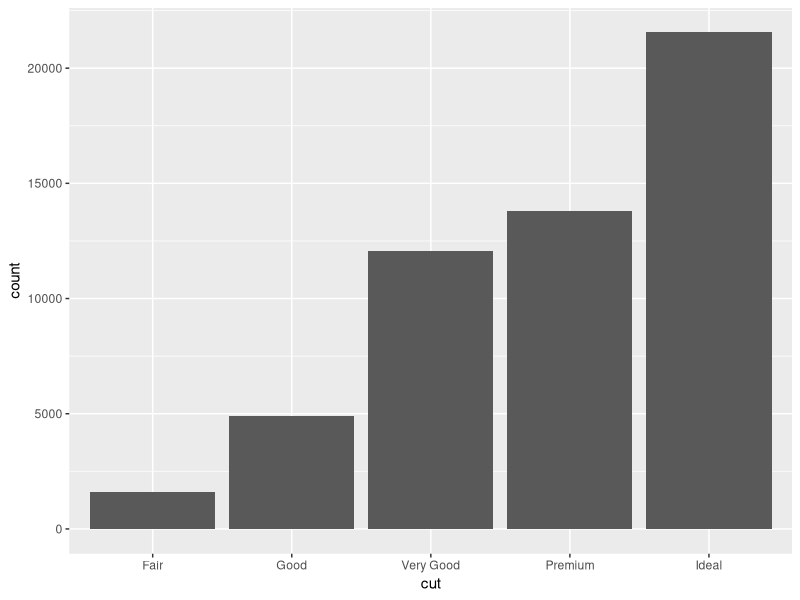
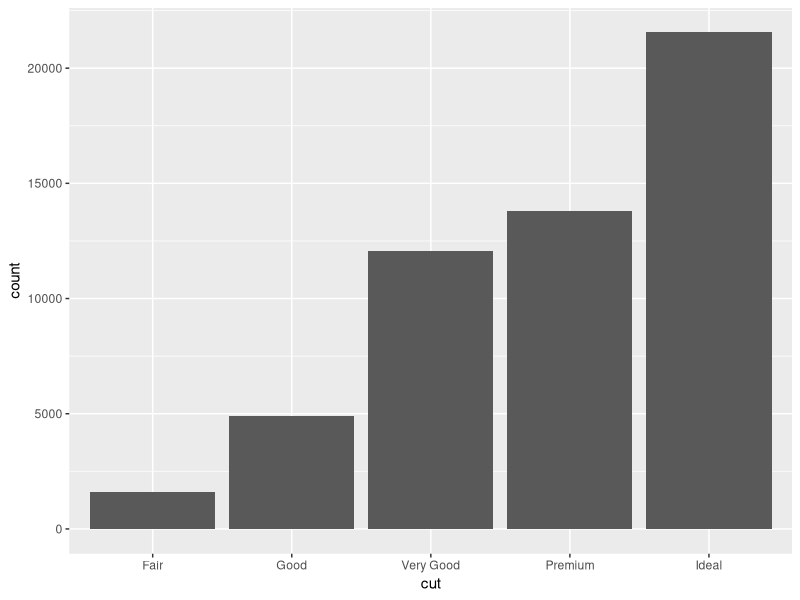
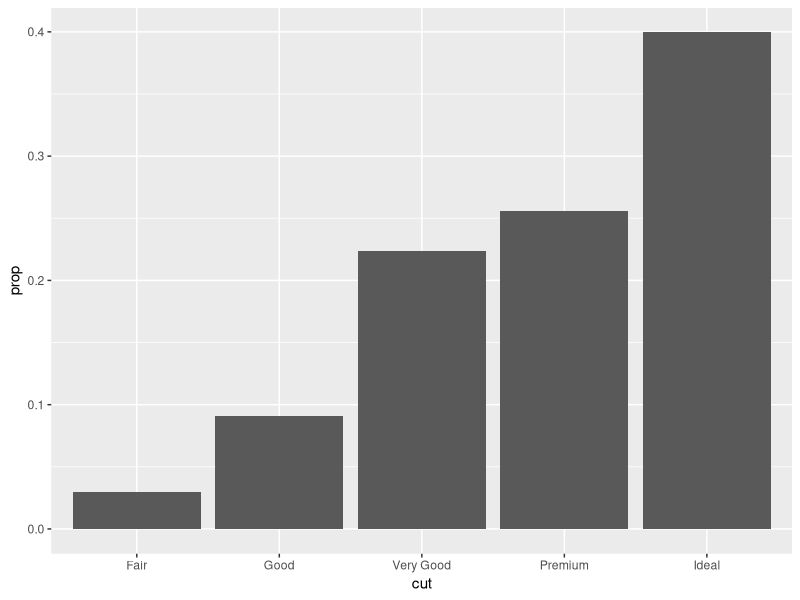
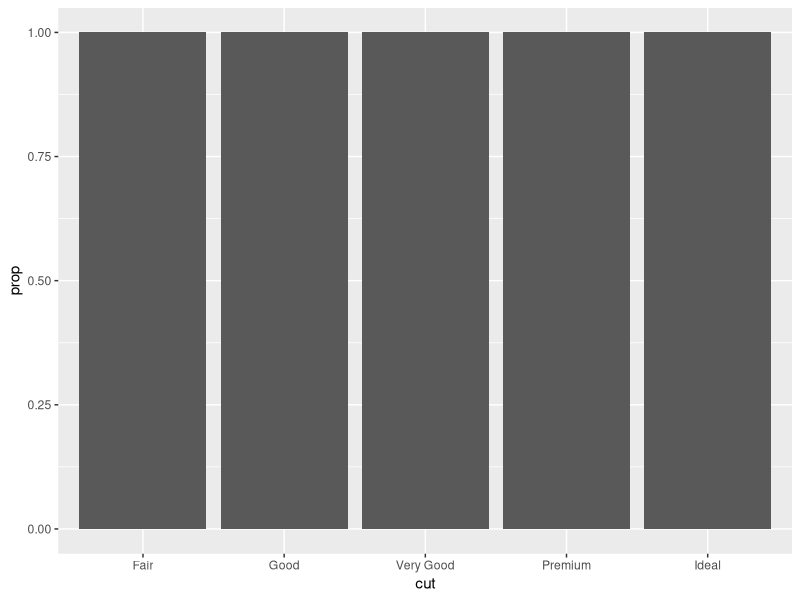
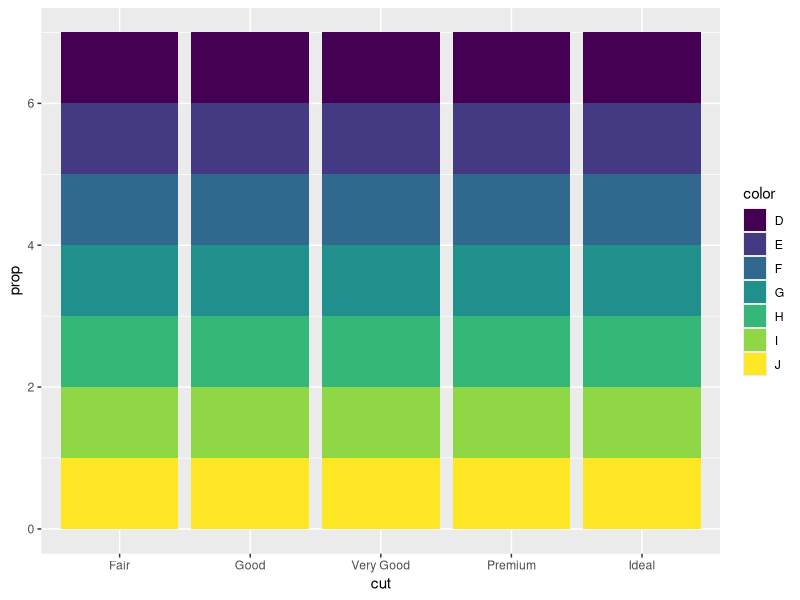
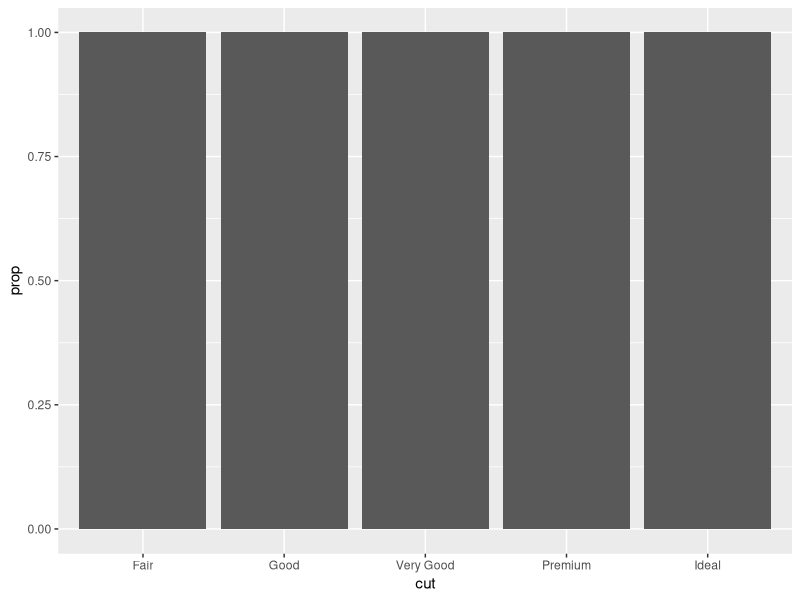
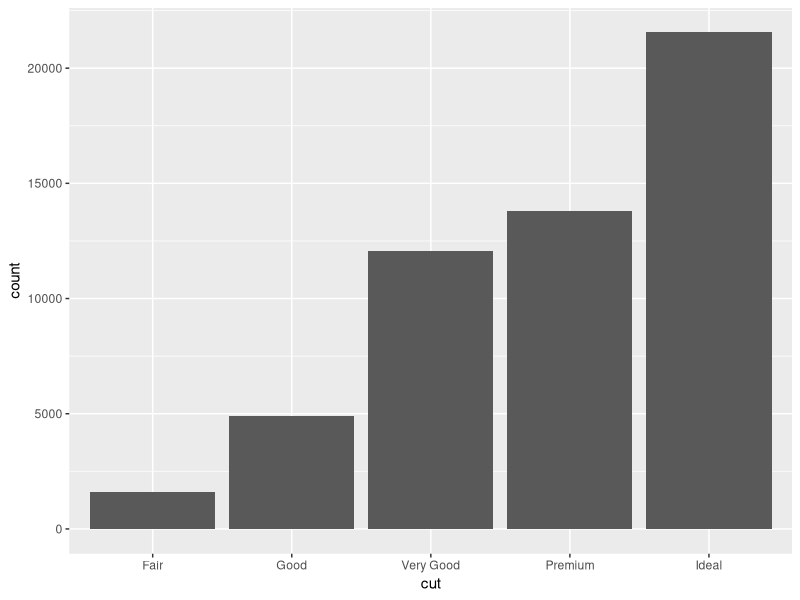
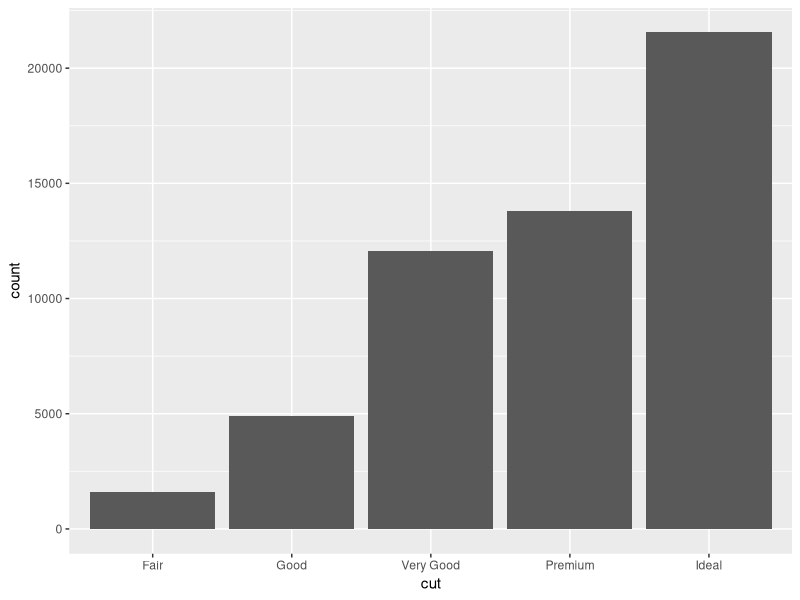

Reproduce these figures in R, in order.
## ---- chunk 1
knitr::opts_chunk$set(echo = TRUE)
## ---- chunk 2

########################################################
#### Read Chapter 12: http://r4ds.had.co.nz/transform.html
#### Read http://stat545.com/block015_graph-dos-donts.html
####
#### We will go over HW3 and talk through each problem.
####
#### Any questions from last week? 
#### {Boolean logic, start of tidyverse, pipes, package install}
######################################################
## ---- chunk 3
library(tidyverse)  # first load the package
## dplyr
## => filter, select, mutate, group_by, tally, summarize, arrange, unique, na.omit
data(iris)
iris %>% select(Sepal.Length) %>% unlist() %>% mean()
mean(iris$Sepal.Length)
iris %>% summarize(mean.SL = mean(Sepal.Length))
## Mean Sepal.Length per species
iris %>% 
  group_by(Species) %>% 
  summarize(mean(Sepal.Length),
            median.SL = median(Sepal.Length))

iris %>% arrange(Sepal.Length, Sepal.Width)
iris %>% arrange(desc(Sepal.Length))
## ---- chunk 4

## ggplot2
## => data + geom + aesthetics
## geom_point, geom_histogram, geom_line, geom_boxplot, geom_violin

## Name conflicts in package functions (e.g. filter and lag in tidyverse)
?filter
dplyr::filter
stats::filter
my_filter <- dplyr::filter
filter <- dplyr::filter

#=============================================================
## Back to ggplot2!
#=============================================================

## ggplot(data = <DATA>) +
##   <GEOM_FUNCTION>(
##     mapping = aes(<MAPPINGS>),
##     stat = <STAT>,
##     position = <POSITION>
##   ) +
##   <COORDINATE_FUNCTION> +
##   <FACET_FUNCTION>

## ---- chunk 5
#=============================================================
## ggplot2: Statistical transformations
#=============================================================

library(tidyverse)
data(diamonds)

## What is plotted here? Where does count come from?
## Histograms, barplots, frequency polygons, smoothers, boxplots, ...
ggplot(diamonds) +
  geom_bar(aes(x = cut))
## ---- chunk 6

ggplot(diamonds) +
  stat_count(aes(x = cut))

## ---- chunk 7

## We can override default stat for a given geom
ggplot(data = diamonds) +
  geom_bar(mapping = aes(x = cut, y = ..prop.., group = 1))

## ---- chunk 8

## What happens if we don't set group = 1 above?
## What is wrong with the following two graphs?
ggplot(data = diamonds) +
  geom_bar(mapping = aes(x = cut, y = ..prop..))
ggplot(data = diamonds) +
  geom_bar(mapping = aes(x = cut, fill = color, y = ..prop..))
ggplot(data = diamonds) +
  geom_bar(mapping = aes(x = cut, y = ..prop..))
## ---- chunk 9

## We can even explicitly use stat_## instead of the geom
## By default, each stat is associated with a geom and vice versa
ggplot(data = diamonds) +
  stat_count(mapping = aes(x = cut))
ggplot(data = diamonds) +
  geom_bar(mapping = aes(x = cut))

ggplot(data = diamonds) +
  stat_summary(
    mapping = aes(x = cut, y = depth),
    fun.ymin = min,
    fun.ymax = max,
    fun.y = median
  )

## ---- chunk 10
## Stacked versus side-by-side barplots
ggplot(data = diamonds) +
  geom_bar(mapping = aes(x = cut, fill = clarity))
ggplot(data = diamonds) +
  geom_bar(mapping = aes(x = cut, fill = clarity), position="fill")
ggplot(data = diamonds) +
  geom_bar(mapping = aes(x = cut, fill = clarity), position="dodge")
## ---- chunk 11


## geom_smooth: What variables does stat_smooth compute? 
## What parameters control its behavior?

ggplot(diamonds, aes(x=carat, y=price, color=cut)) +
  geom_point() +
  geom_smooth(aes(fill=cut), alpha=0.5)

ggplot(diamonds, aes(x=carat, y=price, color=cut)) +
  geom_point() +
  geom_smooth(aes(fill=cut), alpha=0.5, method="lm")

  # ?geom_smooth

## ---- chunk 12
#=============================================================
## ggplot2: Some other tricks
#=============================================================

## What to do about overplotting?
## Look at the parameters to control the amount of jittering
data(mpg)
ggplot(data = mpg) +
  geom_point(mapping = aes(x = displ, y = hwy))
ggplot(data = mpg) +
  geom_point(mapping = aes(x = displ, y = hwy), position = "jitter")
ggplot(data = mpg) +
  geom_jitter(mapping = aes(x = displ, y = hwy))
ggplot(data = mpg) +
  geom_count(mapping = aes(x = displ, y = hwy))
ggplot(data = mpg) +
  geom_point(mapping = aes(x = displ, y = hwy), alpha=0.25)
## ---- chunk 13

## Facets: smaller plots that display a subset of the data
## Useful for exploring conditional relationships and large data
## facet_wrap
ggplot(data = mpg) +
  geom_point(mapping = aes(x = displ, y = hwy)) +
  facet_grid(~trans)
## ---- chunk 14
## What is the difference between facet_wrap and facet_grid?
ggplot(data = mpg) +
  geom_point(mapping = aes(x = displ, y = hwy)) +
  facet_wrap(~trans)
## ---- chunk 15

## What happens if you facet on a continuous variable?

ggplot(data = mpg) +
  geom_point(mapping = aes(x = displ, y = hwy)) +
  facet_wrap(~cty)
## ---- chunk 16

## coordinates in ggplot: can flip axes with coord_flip
ggplot(data = mpg) +
  geom_point(mapping = aes(x = displ, y = hwy))
ggplot(data = mpg) +
  geom_point(mapping = aes(x = displ, y = hwy)) +
  coord_flip()
## ---- chunk 17
## Saving figures: ggsave
g <- ggplot(data = mpg) +
  geom_point(mapping = aes(x = displ, y = hwy)) +
  coord_flip()
ggsave(g, filename="first_ggplot.pdf")
ggsave(filename="first_ggplot.pdf")  ## Save last plot

## ---- chunk 18
## Combining ggplot2 figures
# install.packages("cowplot")  ## Only do this once!
library(cowplot)
plot_grid(g, g, labels=c("A","B"))


## ---- chunk 19
#-------------------------------------------------------------
## In class: 
## Reproduce plots from example1_ggplot2.pdf, example2_ggplot2.pdf
#-------------------------------------------------------------


#=============================================================
## ggplot2 + forcats: Factors and group ordering
#=============================================================

## Working with factors and group order in ggplot: forcats
# install.packages("forcats")  ## not explicitly part of the tidyverse
library(forcats)

colors <- c("red","blue","green","green","red","blue","red","green","blue")
class(colors)
colors <- factor(colors)
print(colors)
class(colors)
# Each color is a level, and underlying each level is an integer associated with that
# level; red = 3, green = 2, blue = 1. The order of the levels is assigned
# alphabetically to the integer: b = 1, g = 2, r = 3.
colors <- factor(colors, levels = c("red","blue", "green"))
print(colors)
## ---- chunk 20

data(airquality)
airquality$Month <- factor(airquality$Month)
levels(airquality$Month)
ggplot(airquality, aes(Month, Temp)) +
  geom_boxplot(aes(fill = Month)) +
  ggtitle(label = "Daily Temperatures Aggregated by Month")

## ---- chunk 21

# ## Renaming factor levels: fct_recode
airquality$Month <- fct_recode(airquality$Month,
                               May='5', June='6', July='7', Aug='8', Sept='9')
ggplot(airquality, aes(Month, Temp)) +
  geom_boxplot(aes(fill = Month)) +
  ggtitle(label = "Daily Temperatures Aggregated by Month")
## ---- chunk 22
# ## Reverse factor order: fct_reverse
ggplot(airquality, aes(fct_rev(Month), Temp)) +
  geom_boxplot(aes(fill = Month)) +
  labs(x = "Month") +
  ggtitle(label = "Our plot now has the x-axis in reverse order")
## ---- chunk 23
# ## Factor relevel
airquality$Month <- fct_relevel(airquality$Month, 'Sept', 'July', 'May', 'Aug', 'June')
levels(airquality$Month)
ggplot(airquality, aes(Month, Temp)) +
  geom_boxplot(aes(fill = Month)) +
  ggtitle(label = "Notice how the order of the level 'Month' has changed")
